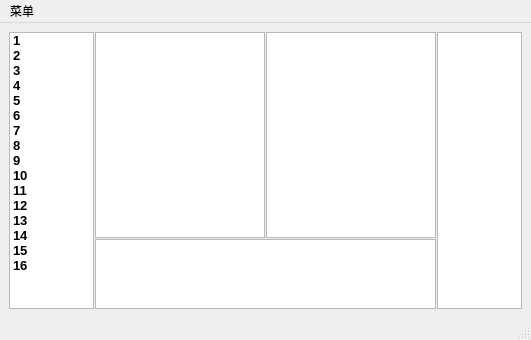
<?xml version="1.0" encoding="UTF-8"?>
<ui version="4.0">
 <class>MainWindow</class>
 <widget class="QMainWindow" name="MainWindow">
  <property name="geometry">
   <rect>
    <x>0</x>
    <y>0</y>
    <width>531</width>
    <height>340</height>
   </rect>
  </property>
  <property name="windowTitle">
   <string>BrokenHead</string>
  </property>
  <widget class="QWidget" name="centralwidget">
   <layout class="QGridLayout" name="gridLayout">
    <item row="0" column="0">
     <layout class="QHBoxLayout" name="horizontalLayoutda" stretch="1,4,1">
      <property name="spacing">
       <number>1</number>
      </property>
      <item>
       <layout class="QVBoxLayout" name="verticalLayout" stretch="0">
        <item>
         <widget class="QListWidget" name="List">
          <property name="font">
           <font>
            <pointsize>10</pointsize>
            <weight>75</weight>
            <italic>false</italic>
            <bold>true</bold>
            <underline>false</underline>
            <strikeout>false</strikeout>
            <stylestrategy>PreferDefault</stylestrategy>
            <kerning>true</kerning>
           </font>
          </property>
          <property name="mouseTracking">
           <bool>false</bool>
          </property>
          <property name="tabletTracking">
           <bool>false</bool>
          </property>
          <property name="focusPolicy">
           <enum>Qt::StrongFocus</enum>
          </property>
          <property name="inputMethodHints">
           <set>Qt::ImhNone</set>
          </property>
          <property name="wordWrap">
           <bool>false</bool>
          </property>
          <property name="selectionRectVisible">
           <bool>false</bool>
          </property>
          <item>
           <property name="text">
            <string>1</string>
           </property>
          </item>
          <item>
           <property name="text">
            <string>2</string>
           </property>
          </item>
          <item>
           <property name="text">
            <string>3</string>
           </property>
          </item>
          <item>
           <property name="text">
            <string>4</string>
           </property>
          </item>
          <item>
           <property name="text">
            <string>5</string>
           </property>
          </item>
          <item>
           <property name="text">
            <string>6</string>
           </property>
          </item>
          <item>
           <property name="text">
            <string>7</string>
           </property>
          </item>
          <item>
           <property name="text">
            <string>8</string>
           </property>
          </item>
          <item>
           <property name="text">
            <string>9</string>
           </property>
          </item>
          <item>
           <property name="text">
            <string>10</string>
           </property>
          </item>
          <item>
           <property name="text">
            <string>11</string>
           </property>
          </item>
          <item>
           <property name="text">
            <string>12</string>
           </property>
          </item>
          <item>
           <property name="text">
            <string>13</string>
           </property>
          </item>
          <item>
           <property name="text">
            <string>14</string>
           </property>
          </item>
          <item>
           <property name="text">
            <string>15</string>
           </property>
          </item>
          <item>
           <property name="text">
            <string>16</string>
           </property>
          </item>
         </widget>
        </item>
       </layout>
      </item>
      <item>
       <layout class="QVBoxLayout" name="verticalLayout_2" stretch="3,1">
        <item>
         <layout class="QHBoxLayout" name="horizontalLayout" stretch="1,1">
          <item>
           <widget class="QGraphicsView" name="view2d"/>
          </item>
          <item>
           <widget class="QGraphicsView" name="view3d"/>
          </item>
         </layout>
        </item>
        <item>
         <widget class="QTextEdit" name="textBrowser">
          <property name="font">
           <font>
            <pointsize>15</pointsize>
            <weight>75</weight>
            <bold>true</bold>
           </font>
          </property>
         </widget>
        </item>
       </layout>
      </item>
      <item>
       <widget class="QTextBrowser" name="NIImessage">
        <property name="html">
         <string>&lt;!DOCTYPE HTML PUBLIC &quot;-//W3C//DTD HTML 4.0//EN&quot; &quot;http://www.w3.org/TR/REC-html40/strict.dtd&quot;&gt;
&lt;html&gt;&lt;head&gt;&lt;meta name=&quot;qrichtext&quot; content=&quot;1&quot; /&gt;&lt;style type=&quot;text/css&quot;&gt;
p, li { white-space: pre-wrap; }
&lt;/style&gt;&lt;/head&gt;&lt;body style=&quot; font-family:'SimSun'; font-size:9pt; font-weight:400; font-style:normal;&quot;&gt;
&lt;p style=&quot;-qt-paragraph-type:empty; margin-top:0px; margin-bottom:0px; margin-left:0px; margin-right:0px; -qt-block-indent:0; text-indent:0px;&quot;&gt;&lt;br /&gt;&lt;/p&gt;&lt;/body&gt;&lt;/html&gt;</string>
        </property>
       </widget>
      </item>
     </layout>
    </item>
   </layout>
  </widget>
  <widget class="QMenuBar" name="menubar">
   <property name="geometry">
    <rect>
     <x>0</x>
     <y>0</y>
     <width>531</width>
     <height>18</height>
    </rect>
   </property>
   <widget class="QMenu" name="menu">
    <property name="title">
     <string>菜单</string>
    </property>
    <addaction name="separator"/>
    <addaction name="actionopen"/>
   </widget>
   <addaction name="menu"/>
  </widget>
  <widget class="QStatusBar" name="statusbar"/>
  <action name="actionopen">
   <property name="text">
    <string>打开文件夹</string>
   </property>
   <property name="iconText">
    <string>open</string>
   </property>
  </action>
 </widget>
 <resources/>
 <connections/>
</ui>
